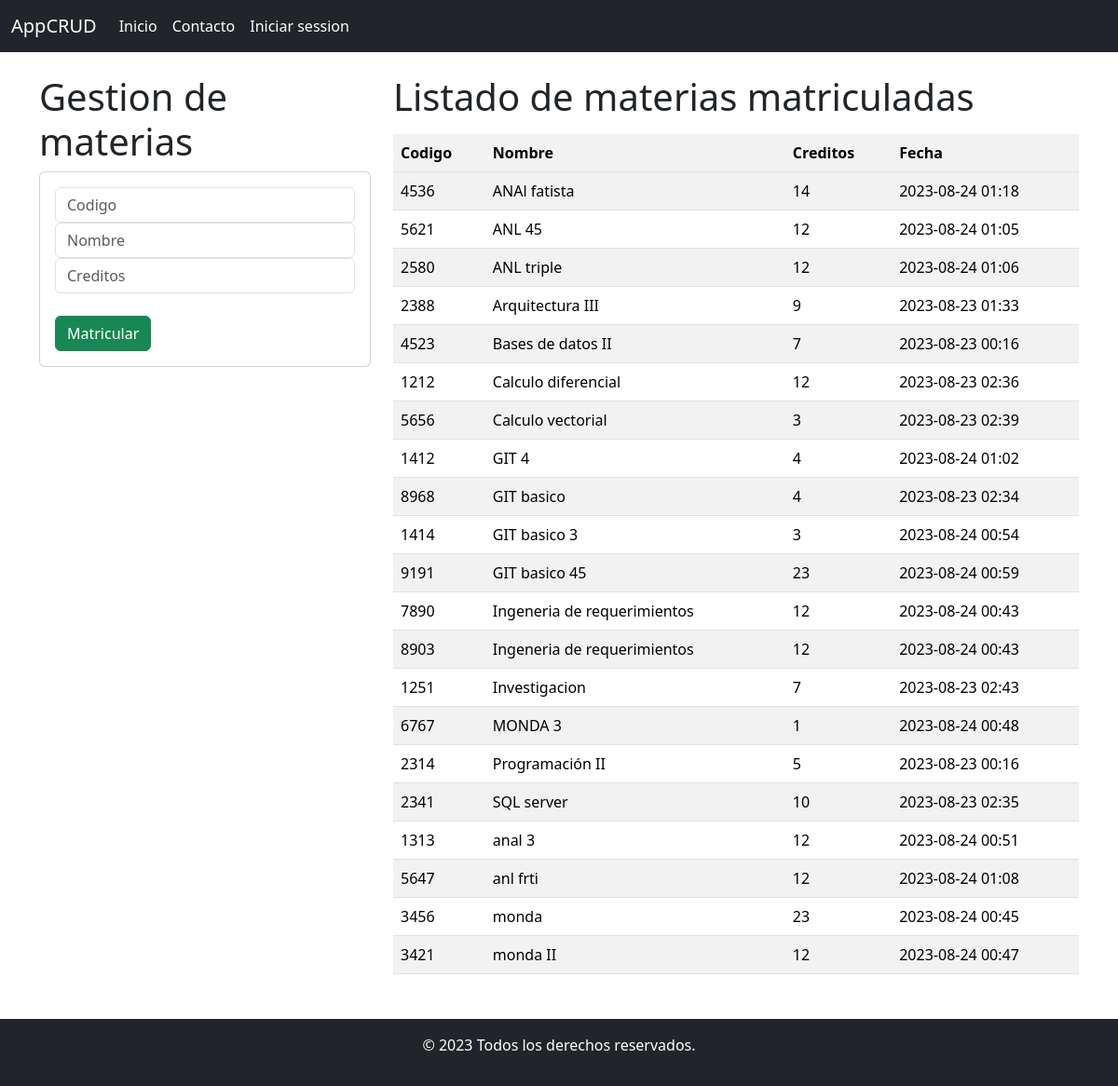
/home/, run on the app's committed database.
### GestionarMaterias/models.py (models this page shows, shortened)
class MaricularMaterias(models.Model):
    id = models.CharField(primary_key=True,  max_length=5)
    nombre = models.CharField(max_length=40, blank=False, null=False)
    creditos = models.PositiveSmallIntegerField(blank=False, null=False)
    fecha = models.DateTimeField(auto_now=True)

### GestionarMaterias/views.py (the view)
# urls.py: path('home/', views.home, name="home" ),
def home(request):
    materias = MaricularMaterias.objects.all().order_by("nombre")
    contexto = {"materias": materias}
    return render(request, "gestionMaterias.html", context=contexto)

### GestionarMaterias/templates/gestionMaterias.html (shortened to what this page needs)
{% extends "main.html" %}
{% block body %}
<div class="row">
    <div class="col-sm-12 col-md-6 col-lg-4 col-xl-4">
        <h1> Gestion de materias</h1>
        <div class="card">
            <div class="card-body">
                <form action="{% url 'register' %}" method="POST">
                    <div class="form-group">
                        <input type="text"  name="codigo" class="form-control" placeholder="Codigo" max="4" required>
                    </div>
                    <div class="form-group">
                        <input type="text"  name="nombre" class="form-control" placeholder="Nombre"  max="40" required>
                    </div>
                    <div class="form-group">
                        <input type="text" name="creditos" class="form-control" placeholder="Creditos" required>
                    </div>
                    <div class="form-group">
                        <br>
                        <button type="submit" class="btn btn-success "> Matricular</button>
                    </div>
                </form>
            </div>
        </div>
    </div>
<div class="col-sm-12 col-md-6 col-lg-8 col-xl-8">
    <h1> Listado de materias matriculadas</h1>
    <div class="table-responsive py-2">
        <table class="table table-striped">
            <thhead>
                <tr>
                    <th> Codigo</th>
                    <th> Nombre</th>
                    <th> Creditos</th>
                    <th> Fecha</th>
                </tr>
            </thhead>
            <tbody>
                {% for materia in materias %}
                <tr>
                    <td>{{materia.id}}</td>
                    <td>{{materia.nombre}}</td>
                    <td>{{materia.creditos}}</td>
                    <td>{{materia.fecha|date:"Y-m-d H:i"}}</td>
                </tr>
                {% endfor %}
            </tbody>
        </table>
    </div>
</div>
</div>
{% endblock %}

### data on the page
MaricularMaterias: id "4536", nombre "ANAl fatista", creditos "14", fecha "2023-08-24 01:18"
MaricularMaterias: id "5621", nombre "ANL 45", creditos "12", fecha "2023-08-24 01:05"
MaricularMaterias: id "2580", nombre "ANL triple", creditos "12", fecha "2023-08-24 01:06"
MaricularMaterias: id "2388", nombre "Arquitectura III", creditos "9", fecha "2023-08-23 01:33"
MaricularMaterias: id "4523", nombre "Bases de datos II", creditos "7", fecha "2023-08-23 00:16"
MaricularMaterias: id "1212", nombre "Calculo diferencial", creditos "12", fecha "2023-08-23 02:36"
MaricularMaterias: id "5656", nombre "Calculo vectorial", creditos "3", fecha "2023-08-23 02:39"
MaricularMaterias: id "1412", nombre "GIT 4", creditos "4", fecha "2023-08-24 01:02"
MaricularMaterias: id "8968", nombre "GIT basico", creditos "4", fecha "2023-08-23 02:34"
MaricularMaterias: id "1414", nombre "GIT basico 3", creditos "3", fecha "2023-08-24 00:54"
MaricularMaterias: id "9191", nombre "GIT basico 45", creditos "23", fecha "2023-08-24 00:59"
MaricularMaterias: id "7890", nombre "Ingeneria de requerimientos", creditos "12", fecha "2023-08-24 00:43"
MaricularMaterias: id "8903", nombre "Ingeneria de requerimientos", creditos "12", fecha "2023-08-24 00:43"
MaricularMaterias: id "1251", nombre "Investigacion", creditos "7", fecha "2023-08-23 02:43"
MaricularMaterias: id "6767", nombre "MONDA 3", creditos "1", fecha "2023-08-24 00:48"
MaricularMaterias: id "2314", nombre "Programación II", creditos "5", fecha "2023-08-23 00:16"
MaricularMaterias: id "2341", nombre "SQL server", creditos "10", fecha "2023-08-23 02:35"
MaricularMaterias: id "1313", nombre "anal 3", creditos "12", fecha "2023-08-24 00:51"
MaricularMaterias: id "5647", nombre "anl frti", creditos "12", fecha "2023-08-24 01:08"
MaricularMaterias: id "3456", nombre "monda", creditos "23", fecha "2023-08-24 00:45"
MaricularMaterias: id "3421", nombre "monda II", creditos "12", fecha "2023-08-24 00:47"
